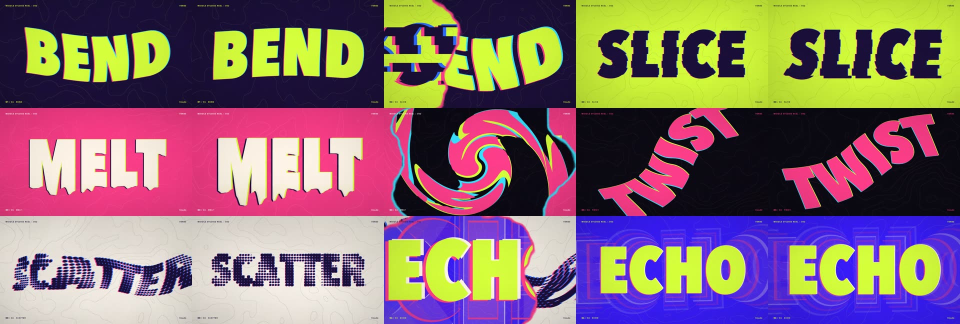
#> input picture reel/works/002_verbs/contact.jpg, 1920 x 648 px (shown at 1/2 size)
$ python -i check.py   (imports and definitions only)
#> lines starting #> are read from the running program, lines starting #| are printed output that depends on the picture
#!/usr/bin/python3
"""MIDDLE STUDIES REEL の機械点検。🔴が1件でもあれば公開しない。

  /usr/bin/python3 reel/scripts/check.py <id>        # 公開前（ローカルの作品フォルダ）
  /usr/bin/python3 reel/scripts/check.py <id> live   # 公開後（配信URLが200か）

最後の行に必ず件数を出す（数字を添えないガードは静かにオフになる）：
  CHECK <id>: 🔴0 ⚠️1 ✅14
"""
import json, os, re, subprocess, sys, urllib.request

import numpy as np
from PIL import Image

HOME = os.path.expanduser("~")
REEL = os.path.join(HOME, "projects/middle-studies/reel")
MEDIA = os.path.join(HOME, "projects/middle-studies-reel")
MEDIA_URL = "https://ryota4100221-cmyk.github.io/middle-studies-reel/"
PAGE_URL = "https://middle.lab.monakadesign.com/reel/"
REQUIRED = ["id", "slug", "title", "date", "concept", "video", "techniques", "look", "review_rounds", "review"]

red, warn, ok = [], [], []


def R(m): red.append(m); print("🔴", m)
def Wn(m): warn.append(m); print("⚠️", m)
def O(m): ok.append(m); print("✅", m)


def signature(path):
    """コンタクトシート（15枚）の画像距離用の特徴：8×8平均色＋16bin輝度ヒスト"""
#> called with path = '../works/002_verbs/contact.jpg'
    im = Image.open(path).convert("RGB")
#> im is the input picture: PIL image 1920x648 RGB; mean R, G, B 137.1, 110.1, 111.3
    small = np.asarray(im.resize((40, 24), Image.BILINEAR), dtype=np.float32) / 255
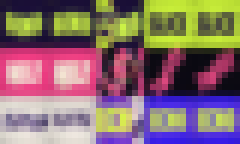
#> small: shape (24, 40, 3) float32 (shown 6 times larger); mean R, G, B 0.538, 0.432, 0.437
    lum = np.asarray(im.convert("L"), dtype=np.float32) / 255
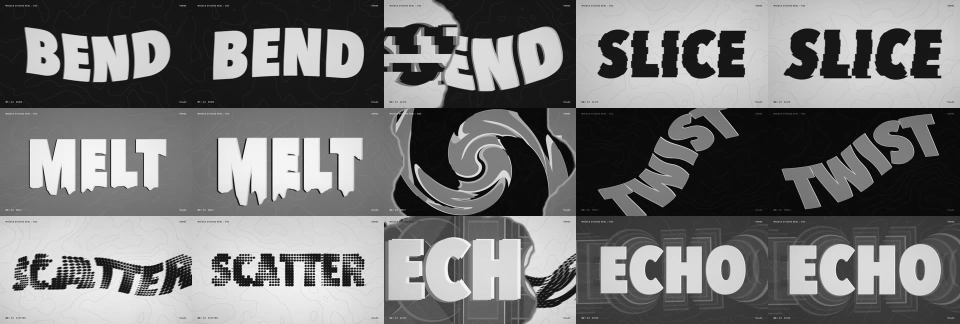
#> lum: shape (648, 1920) float32 (shown at 1/2 size); min 0, max 0.996, mean 0.464
    hist = np.histogram(lum, bins=16, range=(0, 1))[0].astype(np.float32)
#> hist = [158667, 212305, 9597, 62296, 56803, 31853, 37637, 170198, 13850, 8016, 9041, 28694, 114174, 240149, 63560, 27320]
    return small, hist / hist.sum()


def distance(a, b):
    return float(np.abs(a[0] - b[0]).mean() + np.abs(a[1] - b[1]).sum() * 0.5)


# [113 lines left out: function main, not called in this run]


DEPTH_WORDS = re.compile(r"depth|3d|perspective|parallax|projection|fly-through|z-sort|dolly", re.I)


# [31 lines left out: function check_condition, not called in this run]


def finish(wid):
    print(f"CHECK {wid}: 🔴{len(red)} ⚠️{len(warn)} ✅{len(ok)}")
    return 1 if red else 0


# [2 lines not run here, left out]

>>> result = signature('../works/002_verbs/contact.jpg')

$ run again, on reel/works/007_cross-section/contact.jpg
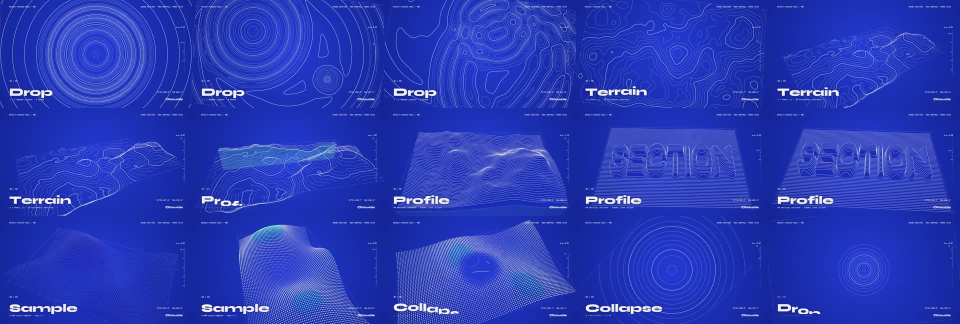
#> input picture reel/works/007_cross-section/contact.jpg, 1920 x 648 px (shown at 1/2 size)
#> in signature, im is the input picture: PIL image 1920x648 RGB; mean R, G, B 40.8, 58.6, 182.3
#> in signature, `small = np.asarray(im.resize((40, 24), Image.BILINEAR), dtype=np.float..`:
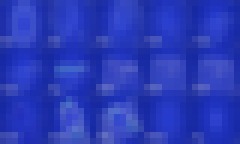
#> small: shape (24, 40, 3) float32 (shown 6 times larger); mean R, G, B 0.16, 0.23, 0.715
#> in signature, `lum = np.asarray(im.convert("L"), dtype=np.float32) / 255`:
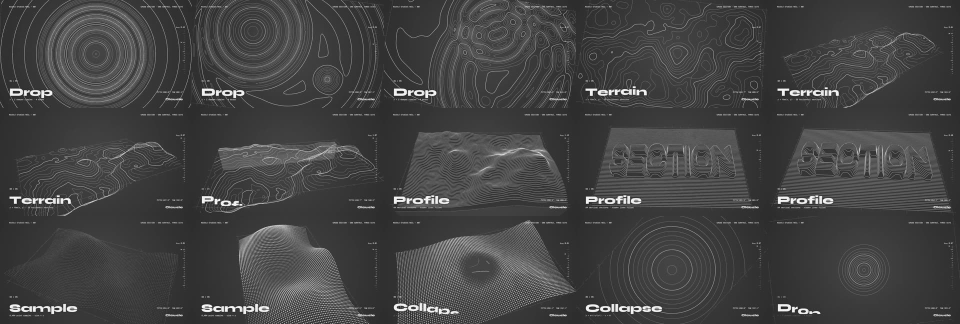
#> lum: shape (648, 1920) float32 (shown at 1/2 size); min 0.0627, max 1, mean 0.264
#> hist = [0, 210, 93178, 764923, 148526, 91630, 55150, 33689, 16826, 12762, 6425, 4347, 3337, 2551, 4134, 6472]
